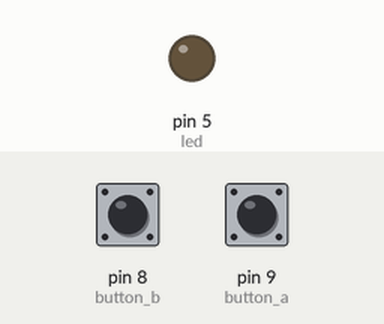
Bench run of a program on a simulated Arduino Mega 2560, built with avr-gcc and run on an emulated ATmega2560. On the bench: output pins drawn as LEDs (lit = HIGH). The test bench sets the inputs (shaded band); at power-on: pin 9 (button_a) HIGH, pin 8 (button_b) HIGH.

Above: at 1.2 s.
1.3 s: pin 9 (button_a) pulled LOW for 0.15 s
At 2.4 s:
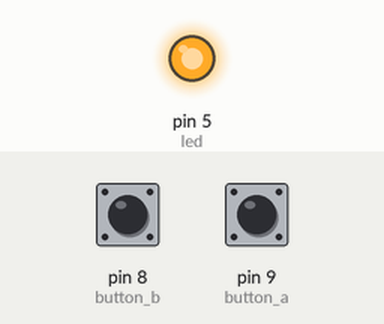
2.9 s: pin 8 (button_b) pulled LOW for 0.15 s
At 3.6 s:
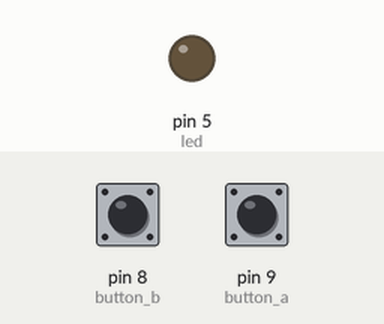
4.5 s: pin 9 (button_a) pulled LOW for 1 s
At 4.8 s:
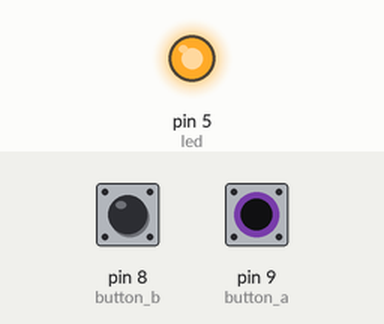
7.0 s: pin 8 (button_b) driven LOW and pin 9 (button_a) driven LOW
At 8.2 s:
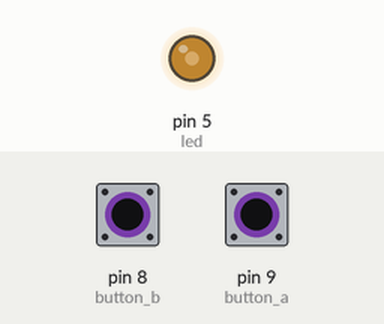
8.5 s: pin 8 (button_b) driven HIGH
At 8.9 s:
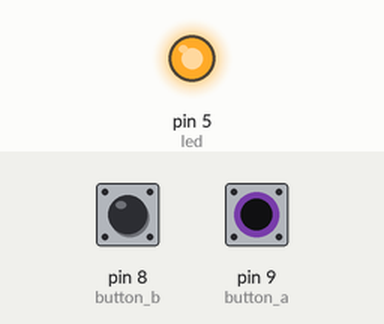
Timing chart, 0 to 11.0 s (numbered marks = the images above; inputs shaded):
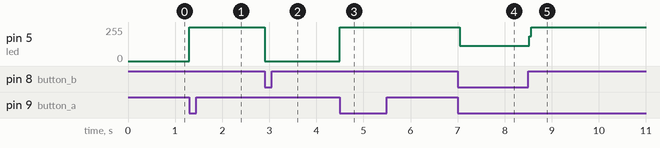

Measured:
- after the input at 1.3 s, pin 5 (led): 0/255 → 255/255 at once
- after the input at 2.9 s, pin 5 (led): 255/255 → 0/255 at once
- after the input at 4.5 s, pin 5 (led): 0/255 → 255/255 at once
- after the input at 7.0 s, pin 5 (led): 255/255 → 113/255 at once
- after the input at 8.5 s, pin 5 (led): 113/255 → 255/255 at once

The program:

main.cpp
```cpp
#include <Arduino.h>
using namespace std;
int led = 5, button_a = 9, button_b = 8;

// put your setup code here, to run once:
void setup()
{
  pinMode(led, OUTPUT);

  // set button a as input and intially not pressed
  pinMode(button_a, INPUT_PULLUP);

  // set button b as input and intially not pressed
  pinMode(button_b, INPUT_PULLUP);
}

// put your main code here, to run repeatedly:
void loop() {
  // button a is on button
  if(digitalRead(button_a) == LOW){
    digitalWrite(led, HIGH);
  }

  // button b is off button
  if(digitalRead(button_b) == LOW){
    digitalWrite(led, LOW);
  }

}
```
